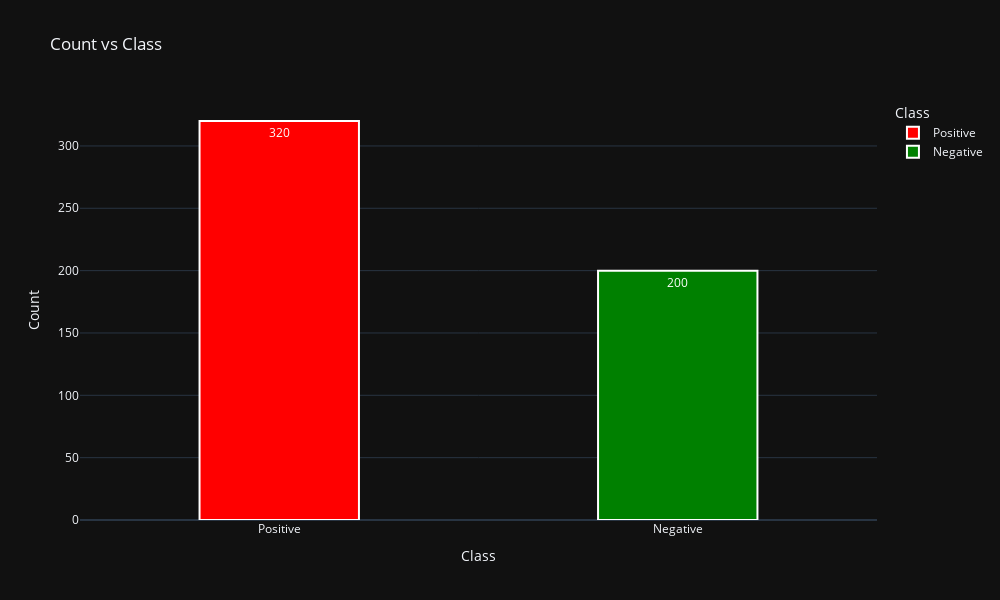

The cell this chart's notebook holds for it:
### Markdown cell above
### Interesting Visual insights

### Code cell
class_count = encoded_df['class'].value_counts().reset_index()
class_count.columns = ['class', 'count']

class_count['class'] = class_count['class'].map({0: 'Negative', 1: 'Positive'})

# Custom colors for the bars
colors = {'Positive': 'red', 'Negative': 'green'}

fig = px.bar(class_count, x='class', y='count', 
             labels={'class': 'Class', 'count': 'Count'}, 
             title='Count vs Class',
             template="plotly_dark",
             color='class',  # Color the bars based on class
             color_discrete_map=colors,
             text='count'  # Add count numbers as text on the bars
            )

# Adjust the text position to be inside the bars
fig.update_traces(textposition='inside')
fig.update_layout(width=1000, height=600)
fig.update_traces(marker_line_width=2, marker_line_color='white', width=0.4)  # Adjust width as needed
fig.write_image("images/Count_vs_Class.png")

fig.show()

### Figure 1 — Plotly figure (JSON) as saved in the notebook; plotly's stock layout.template omitted (floating-point values rounded to 4 significant figures)
{"data": [{"alignmentgroup": "True", "hovertemplate": "Class=%{x}<br>Count=%{text}<extra></extra>", "legendgroup": "Positive", "marker": {"color": "red", "line": {"color": "white", "width": 2}, "pattern": {"shape": ""}}, "name": "Positive", "offsetgroup": "Positive", "orientation": "v", "showlegend": true, "text": [320], "textposition": "inside", "type": "bar", "width": 0.4, "x": ["Positive"], "xaxis": "x", "y": [320], "yaxis": "y"}, {"alignmentgroup": "True", "hovertemplate": "Class=%{x}<br>Count=%{text}<extra></extra>", "legendgroup": "Negative", "marker": {"color": "green", "line": {"color": "white", "width": 2}, "pattern": {"shape": ""}}, "name": "Negative", "offsetgroup": "Negative", "orientation": "v", "showlegend": true, "text": [200], "textposition": "inside", "type": "bar", "width": 0.4, "x": ["Negative"], "xaxis": "x", "y": [200], "yaxis": "y"}], "layout": {"barmode": "relative", "height": 600, "legend": {"title": {"text": "Class"}, "tracegroupgap": 0}, "title": {"text": "Count vs Class"}, "width": 1000, "xaxis": {"anchor": "y", "categoryarray": ["Positive", "Negative"], "categoryorder": "array", "domain": [0, 1], "title": {"text": "Class"}}, "yaxis": {"anchor": "x", "domain": [0, 1], "title": {"text": "Count"}}}}
